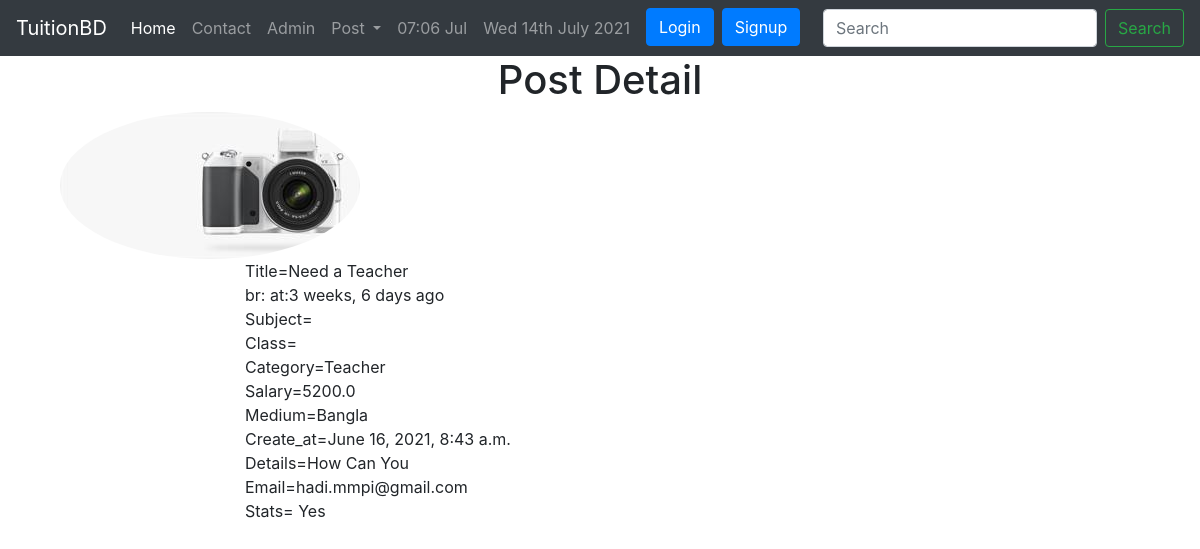
The page /tuition/postdetail/1/ on the database its author committed.
### tuition/models.py (models this page shows, shortened)
class Post(models.Model):
    CATEGORY={
        ('Teacher','Teacher'),
        ('Student','Student'),
    }
    MEDIUM={
        ('Bangla','Bangla'),
        ('English','English'),
        ('Korea','Korea'),
        ('Japanis','Japanis'),
        ('China','China'),
    }
    user=models.ForeignKey(User,on_delete=models.CASCADE,blank=True,null=True)
    id= models.AutoField(primary_key=True)
    title=models.CharField(max_length=100)
    slug=models.CharField(max_length=100, default=title)
    email=models.EmailField()
    salary=models.FloatField()
    details=models.TextField()
    stats=models.BooleanField()
    category=models.CharField(max_length=100,choices=CATEGORY)
    created_ad=models.DateTimeField(default=now)
    image=models.ImageField(default='default.jpg',upload_to='tuition/images')
    medium=MultiSelectField(max_length=100,max_choices=5,choices=MEDIUM,default='Bangla')
    subject=models.ManyToManyField(Subject,related_name='subject')
    class_in=models.ManyToManyField(Class_in,related_name='class_in')

### tuition/views.py (the view)
# urls.py: path('postdetail/<int:pk>/',PostDetailView.as_view(), name='postdetail'),
class PostDetailView(DetailView):
    model = Post
    template_name = 'tuition/postdetail.html'

### templates/tuition/postdetail.html (shortened to what this page needs)
{% extends 'basc.html' %}
{% block body %}
{% load humanize %}
    <div class="container">
         <h1 class="text-center">Post Detail</h1>
            <div class="col-md-6">
                <img src="{{ object.image.url }}"alt="" style="width:300px; height=300px"  class="rounded-circle">
            </div>
        <div class="col-md-8 offset-md-2">
            Title={{object.title}}<br>
            br:{{ object.user.username }} at:{{ object.created_ad |naturaltime }}<br>
        Subject= <br>
        Class= <br>
        Category={{object.category}}<br>
        Salary={{object.salary}}<br>
        Medium={{object.medium}}<br>
        Create_at={{object.created_ad}}<br>
        Details={{object.details}}<br>
        Email={{object.email}}<br>
        Stats= {% if object.stats %} Yes {% else %} No {% endif %} <br>
        </div>
    </div>
{% endblock %}

### rows shown on the page
Post: image (placeholder picture), title "Need a Teacher", created_ad "3 weeks, 6 days ago", category "Teacher", salary "5200.0", medium "Bangla", created_ad "June 16, 2021, 8:43 a.m.", details "How Can You", email "hadi.mmpi@gmail.com"
